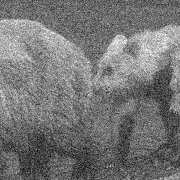
#> input picture data/train_noise/test_001.png, 180 x 180 px, given as the content of the folder data/train, which was not available
$ python prepare_data.py
#> lines starting #> are read from the running program, lines starting #| are printed output that depends on the picture
import os
import numpy as np
import random
import matplotlib.pyplot as plt

def noise(sigma, img):
    return img + np.random.normal(0, sigma / 255., img.shape)

def create_patches(img, patch_size, stride):
    patches = []
    for i in range(0, img.shape[0]-patch_size, stride):
        for j in range(0, img.shape[1]-patch_size, stride):
            patch = img[i:i+patch_size, j:j+patch_size]
            patches.append(patch)
    patches = np.array(patches)
    return patches

def augment(img):
    val = random.randint(1, 8)
    if val == 1:
        pass
    elif val == 2:
        img =  np.flipud(img)
    elif val == 3:
         out = np.rot90(img)
    elif val == 4:
        img =  np.flipud(np.rot90(img))
    elif val == 5:
        img =  np.rot90(img, k=2)
    elif val == 6:
        img =  np.flipud(np.rot90(img, k=2))
    elif val == 7:
        img = np.rot90(img, k=3)
    elif val == 8:
        img = np.flipud(np.rot90(img, k=3))

    return img


if __name__ == '__main__':
    train_files = os.listdir('data/train')

    sigma = 25
    patch = 40
    stride = 5 # paper stride = 1

    all_patches_aug_noisy = []
    all_patches_aug = []
    for file in train_files:
        img = plt.imread(os.path.join('data/train', file))
#> img is the input picture: shape (180, 180, 4) float32; mean R, G, B, A 0.46, 0.46, 0.46, 1
        img_noise = noise(sigma, img)
#> in noise, `return img + np.random.normal(0, sigma / 255., img.shape)`:
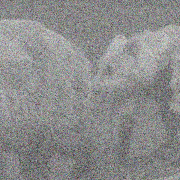
#> returned value: shape (180, 180, 4) float64; mean of channels 0, 1, 2, 3 0.46, 0.46, 0.46, 1; transparent parts drawn white
#> (the run stopped early here; a loop or call above may not have finished)

$ run again, on data/train_noise/test_005.png
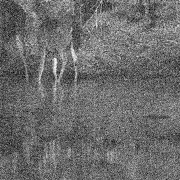
#> input picture data/train_noise/test_005.png, 180 x 180 px, given as the content of the folder data/train, which was not available
#> img is the input picture: shape (180, 180, 4) float32; mean R, G, B, A 0.423, 0.423, 0.423, 1
#> in noise, `return img + np.random.normal(0, sigma / 255., img.shape)`:
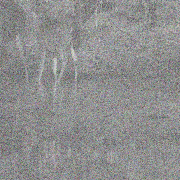
#> returned value: shape (180, 180, 4) float64; mean of channels 0, 1, 2, 3 0.423, 0.423, 0.423, 1; transparent parts drawn white

$ run again, on data/train_noise/test_006.png
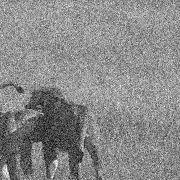
#> input picture data/train_noise/test_006.png, 180 x 180 px, given as the content of the folder data/train, which was not available
#> img is the input picture: shape (180, 180, 4) float32; mean R, G, B, A 0.536, 0.536, 0.536, 1
#> in noise, `return img + np.random.normal(0, sigma / 255., img.shape)`:
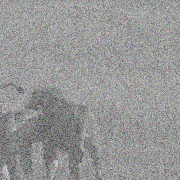
#> returned value: shape (180, 180, 4) float64; mean of channels 0, 1, 2, 3 0.536, 0.536, 0.536, 1; transparent parts drawn white

$ run again, on data/train_noise/test_007.png
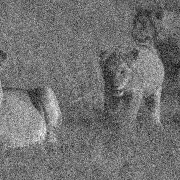
#> input picture data/train_noise/test_007.png, 180 x 180 px, given as the content of the folder data/train, which was not available
#> img is the input picture: shape (180, 180, 4) float32; mean R, G, B, A 0.444, 0.444, 0.444, 1
#> in noise, `return img + np.random.normal(0, sigma / 255., img.shape)`:
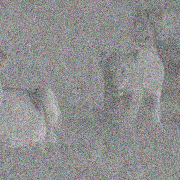
#> returned value: shape (180, 180, 4) float64; mean of channels 0, 1, 2, 3 0.444, 0.444, 0.445, 1; transparent parts drawn white
